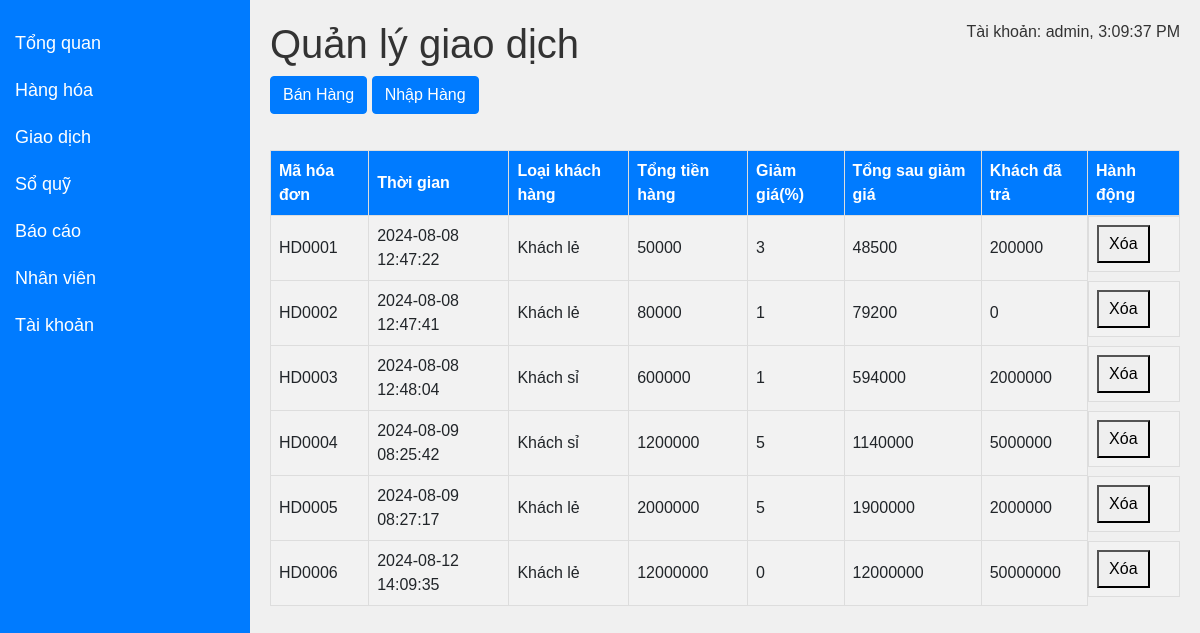
Page /transaction (signed in) on the committed database.
### db.py (models this page shows)
class Bill(db.Model):
    __tablename__ = 'bill'
    id_bill = db.Column(db.Integer, primary_key=True)
    quantity = db.Column(db.Integer, nullable=False)
    date = db.Column(db.DateTime, default=lambda: datetime.utcnow().replace(microsecond=0), nullable=False)
    type_customer = db.Column(db.String(255), nullable=True)
    totalprice = db.Column(db.Integer, nullable=True)
    discount = db.Column(db.Integer, nullable=True)
    afterdiscount = db.Column(db.Integer, nullable=True)
    customerpaid = db.Column(db.Integer, nullable=True)
    id_product = db.Column(db.Integer, nullable=False)
    phone_customer = db.Column(db.Integer, nullable=True)

### app.py (the view)
@app.route("/transaction", methods=["GET"])
def admin_transaction():
    if "user_id" in session and session["usertype"] == "admin":
        user = Register.query.filter_by(id=session["user_id"]).first()
        if user:
            bills = get_bills()
            return render_template(
                "admin/transaction.html", user_name=user.user, bills=bills
            )
        else:
            return "Không tìm thấy thông tin người dùng"
    else:
        return redirect(url_for("login"))

### app.py (called while the page is built)
def get_bills():
    try:
        bills = Bill.query.with_entities(
            Bill.id_bill,
            Bill.date,
            Bill.type_customer,
            Bill.totalprice,
            Bill.discount,
            Bill.afterdiscount,
            Bill.customerpaid,
            Bill.id_product,
        ).all()
    except ProgrammingError:
        bills = []
    bill_list = []
    for bill in bills:
        bill_data = {
            "id_bill": bill.id_bill,
            "code_bill": "HD{:04d}".format(bill.id_bill),
            "date": bill.date,
            "type_customer": bill.type_customer,
            "totalprice": bill.totalprice,
            "discount": bill.discount,
            "afterdiscount": bill.afterdiscount,
            "customerpaid": bill.customerpaid,
            "id_product": bill.id_product,
        }
        bill_list.append(bill_data)
    return bill_list

### templates/admin/transaction.html (shortened to what this page needs)
<!DOCTYPE html>
<html lang="en">
<head>
    <link rel="stylesheet" href="https://stackpath.bootstrapcdn.com/bootstrap/4.5.2/css/bootstrap.min.css">
</head>
<body>
    <div class="sidebar">
        <a href="/overview">Tổng quan</a>
        <a href="/product">Hàng hóa</a>
        <a href="/transaction">Giao dịch</a>
        <a href="/treasury">Sổ quỹ</a>
        <a href="/report">Báo cáo</a>
        <a href="/staff">Nhân viên</a>
        <a href="/account">Tài khoản</a>
    </div>
    <div class="content">
        <h1>Quản lý giao dịch</h1>
        <p id="realtime-data"></p>
        <button id="addBillExport" class="btn btn-primary mb-3" onclick="openNewTabExport()">Bán Hàng</button>
        <button id="addBillImport" class="btn btn-primary mb-3" onclick="openNewTabImport()">Nhập Hàng</button>
        <table>
            <thead>
                <tr>
                    <th>Mã hóa đơn</th>
                    <th>Thời gian</th>
                    <th>Loại khách hàng</th>
                    <th>Tổng tiền hàng</th>
                    <th>Giảm giá(%)</th>
                    <th>Tổng sau giảm giá</th>
                    <th>Khách đã trả</th>
                    <th>Hành động</th>
                </tr>
            </thead>
            <tbody>
                {% for bill in bills %}
                <tr>
                    <td>{{ bill.code_bill }}</td>
                    <td>{{ bill.date }}</td>
                    <td>{{ bill.type_customer }}</td>
                    <td>{{ bill.totalprice }}</td>
                    <td>{{ bill.discount }}</td>
                    <td>{{ bill.afterdiscount }}</td>
                    <td>{{ bill.customerpaid }}</td>
                    <td class="action-buttons">
                        <button onclick="deleteBill('{{ bill.id_bill }}')">Xóa</button>
                    </td>
                </tr>
                {% endfor %}
            </tbody>
        </table>
    </div>
</body>
</html>

### templates/admin/transaction.html (style rules this page uses)
body { font-family: Arial, sans-serif; background-color: #f0f0f0; margin: 0; padding: 0; position: relative; }
.sidebar { height: 100%; width: 250px; position: fixed; top: 0; left: 0; background-color: #007bff; padding-top: 20px; }
.sidebar a { padding: 10px 15px; text-decoration: none; font-size: 18px; color: white; display: block; transition: background-color 0.3s ease; }
.content { margin-left: 250px; padding: 20px; }
.content h1 { color: #333; }
.content p { color: #666; }
#realtime-data { position: absolute; top: 20px; right: 20px; color: #333; }
table { width: 100%; border-collapse: collapse; margin-top: 20px; }
th, td { border: 1px solid #dddddd; text-align: left; padding: 8px; }
th { background-color: #007bff; color: white; }
td { background-color: #f2f2f2; }
.action-buttons { display: flex; justify-content: space-between; }
.action-buttons button { padding: 5px 10px; cursor: pointer; }

### rows in the picture
Bill: code_bill "HD0001", date "2024-08-08 12:47:22", type_customer "Khách lẻ", totalprice "50000", discount "3", afterdiscount "48500", customerpaid "200000"
Bill: code_bill "HD0002", date "2024-08-08 12:47:41", type_customer "Khách lẻ", totalprice "80000", discount "1", afterdiscount "79200", customerpaid "0"
Bill: code_bill "HD0003", date "2024-08-08 12:48:04", type_customer "Khách sỉ", totalprice "600000", discount "1", afterdiscount "594000", customerpaid "2000000"
Bill: code_bill "HD0004", date "2024-08-09 08:25:42", type_customer "Khách sỉ", totalprice "1200000", discount "5", afterdiscount "1140000", customerpaid "5000000"
Bill: code_bill "HD0005", date "2024-08-09 08:27:17", type_customer "Khách lẻ", totalprice "2000000", discount "5", afterdiscount "1900000", customerpaid "2000000"
Bill: code_bill "HD0006", date "2024-08-12 14:09:35", type_customer "Khách lẻ", totalprice "12000000", discount "0", afterdiscount "12000000", customerpaid "50000000"
